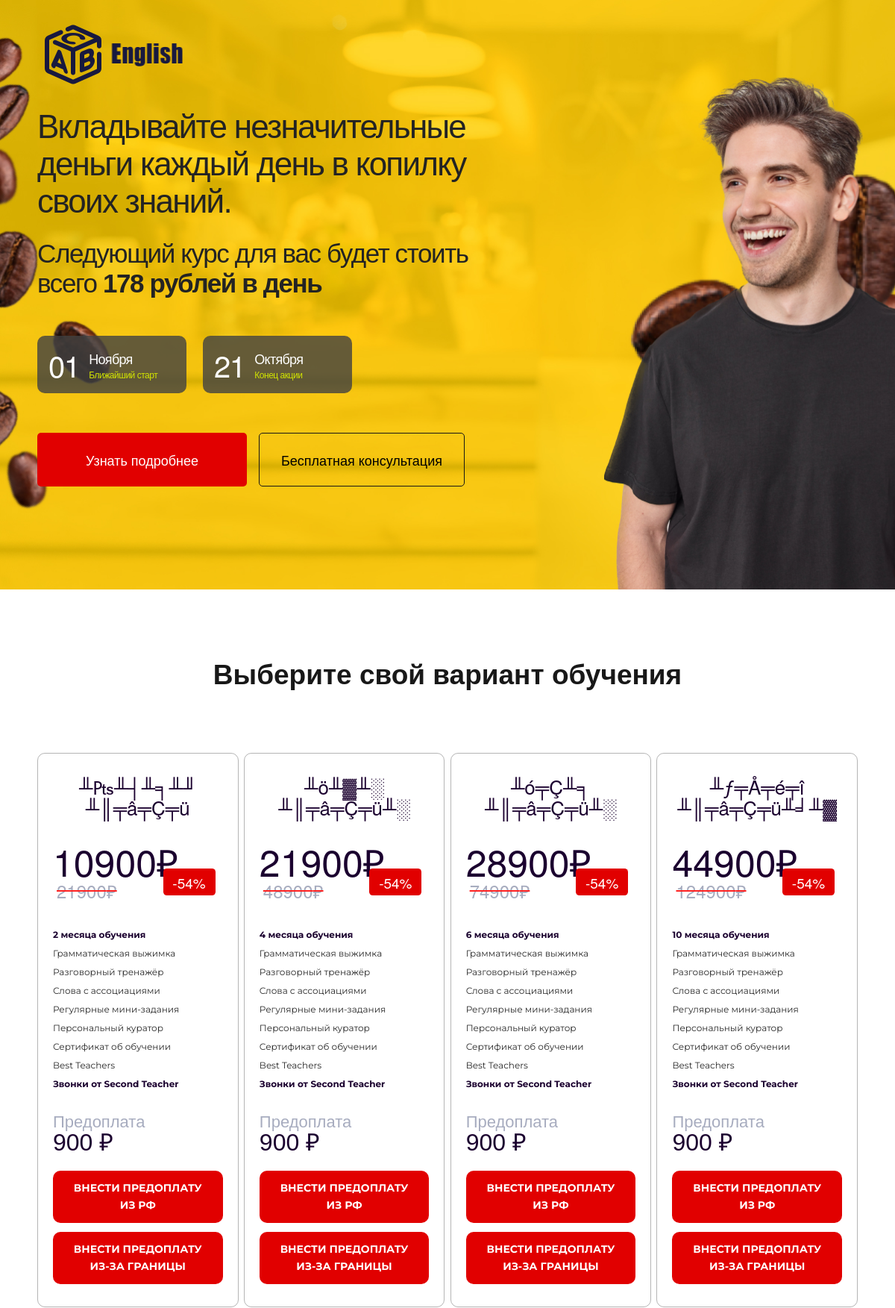
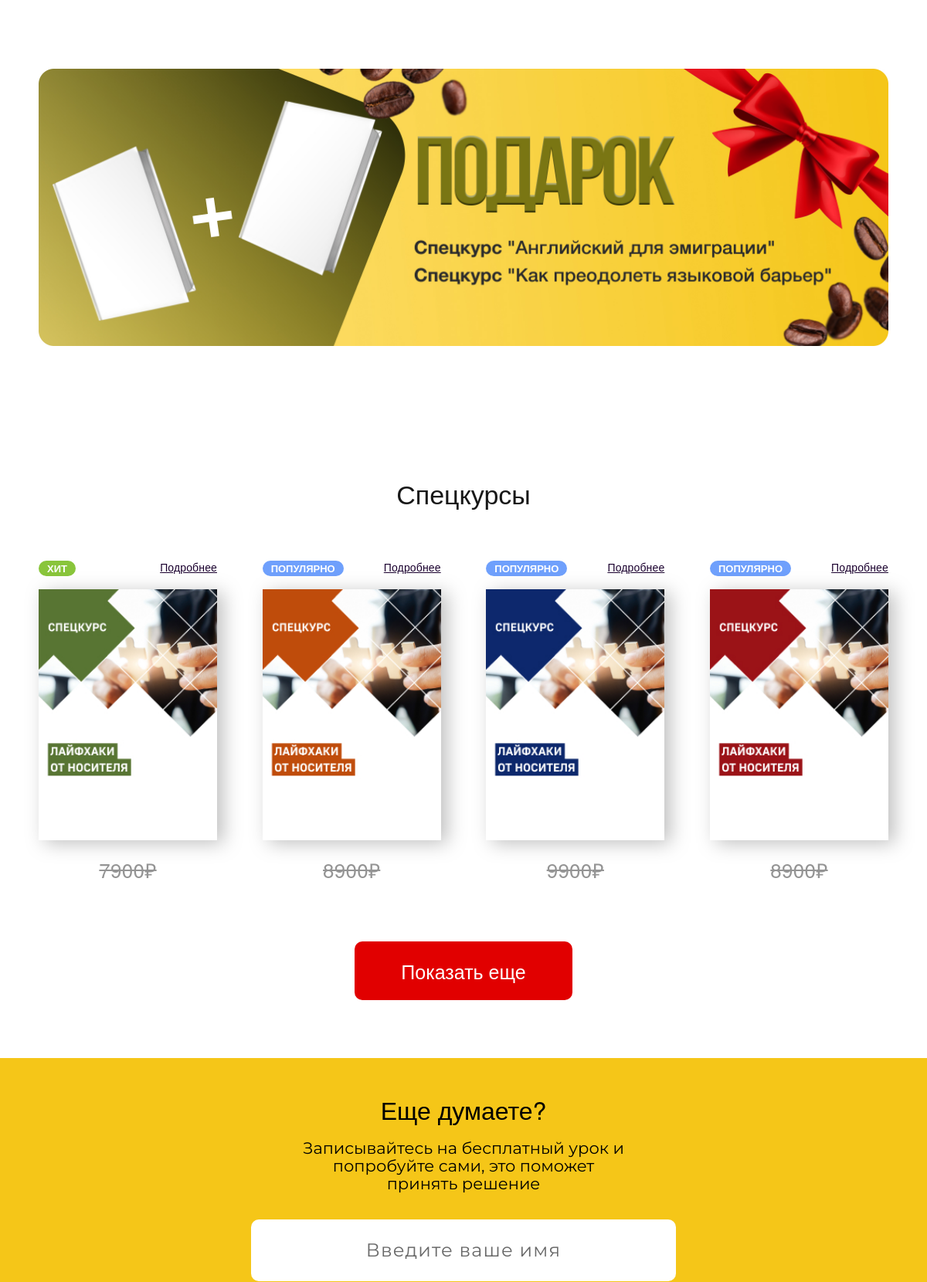
The page / (upper part) on the database its author committed (2 pictures, top to bottom).
### tables this page shows
CREATE TABLE `promo_prices` (
  `id` int NOT NULL AUTO_INCREMENT,
  `promo_id` varchar(45) DEFAULT NULL,
  `order` int DEFAULT NULL,
  `title` varchar(45) DEFAULT NULL,
  `price` int DEFAULT NULL,
  `oldprice` int DEFAULT NULL,
  `months` int DEFAULT NULL,
  `prepay` int DEFAULT NULL,
  `link_ru` varchar(255) DEFAULT NULL,
  `link_en` varchar(255) DEFAULT NULL,
  PRIMARY KEY (`id`)
);

CREATE TABLE `courses` (
  `id` int NOT NULL AUTO_INCREMENT,
  `name` varchar(45) DEFAULT NULL,
  `price` int DEFAULT NULL,
  `description` varchar(255) DEFAULT NULL,
  `label` varchar(10) DEFAULT NULL,
  PRIMARY KEY (`id`)
);

### Classes/Loader.php (called while the page is built)
<?php
class Loader
{
    private $controller;
    private $action;
    private $request;
    public function __construct($request)
    {
        $this->request = $request;
        if($this->request['controller'] == ''){
            $this->controller = 'home';
        } else {
            $this->controller = $this->request['controller'];
        }
        if($this->request['action'] == ''){
            $this->action = 'index';
        } else {
            $this->action = $this->request['action'];
        }
    }
    public function createController()
    {
        if(class_exists($this->controller)){
            $parents = class_parents($this->controller);
            if(in_array("Controller", $parents)){
                if(method_exists($this->controller, $this->action)){
                    return new $this->controller($this->action, $this->request);
                } else {
                    echo '<h1>Method does not exist</h1>';
                    return;
                }
            } else {
                echo '<h1>Base controller not found</h1>';
                return;
            }
        } else {
            echo '<h1>Controller class does not exist</h1>';
            return;
        }
    }
}

### Controller/HomeController.php (called while the page is built)
<?php
class Home extends Controller
{
    protected function Index(): void
    {
        $viewModel = new HomeModel();
        $this->returnView($viewModel->Index(), true);
    }
}

### View/Home/index.php (called while the page is built, shortened)
<?php
require 'view/' . get_class($this) . '/template-parts/header-banner.php';
require 'view/' . get_class($this) . '/template-parts/price-list.php';
require 'view/' . get_class($this) . '/template-parts/gift.php';
require 'view/' . get_class($this) . '/template-parts/special-courses.php';
require 'view/' . get_class($this) . '/template-parts/still-thinking.php';

### Classes/Model.php (called while the page is built, shortened)
<?php
abstract class Model
{
    protected PDO $dbh;
    protected $stmt;
    public function __construct(){
        $this->dbh = new PDO("mysql:host=" . DB_HOST . ";dbname=" . DB_NAME, DB_USER, DB_PASS);
    }
    public function query($query): void
    {
        $this->stmt = $this->dbh->prepare($query);
    }
    public function execute(): void
    {
        $this->stmt->execute();
    }
    public function resultSet(): mixed
    {
        $this->execute();
        return $this->stmt->fetchAll(PDO::FETCH_ASSOC);
    }
}

### View/Home/template-parts/special-courses.php (the view, shortened to what this page needs)
<section class="special-courses">
    <div class="main-container">
        <div class="title-section">
            <h3>Спецкурсы</h3>
        </div>
        <div class="courses">
            <?php
                $sql = 'select * from courses';
                $model = new HomeModel();
                $model->query($sql);
                $courses = $model->resultSet();
                $labels = [
                    'new' => [
                        'name' => 'НОВИНКА',
                        'color' => '#EA506D'
                    ],
                    'hit' => [
                        'name' => 'ХИТ',
                        'color' => '#89C53B'
                    ],
                    'popular' => [
                        'name' => 'ПОПУЛЯРНО',
                        'color' => '#6FA0FC'
                    ],
                ];
                foreach ($courses as $row) { ?>
                    <div class="course-item">
                        <div class="course-top">
                            <span class="course-label" style="background-color: <?= $labels[$row['label']]['color'] ?? '' ?>"><?= $labels[$row['label']]['name'] ?? '' ?></span>
                            <span class="more">Подробнее</span>
                        </div>
                        <div class="course-item-image">
                            <img src="/View/assets/images/course-<?= $row['id'] ?>.jpg" alt="">
                        </div>
                        <div class="course-price">
                            <span><?= $row['price'] ?>₽</span>
                        </div>
                    </div>
                <?php }
            ?>
        </div>
        <div class="more-courses">
            <button>Показать еще</button>
        </div>
    </div>
</section>

### index.php (shortened to what this page needs)
<?php
require('Classes/Loader.php');
require('Classes/Controller.php');
require('Classes/Model.php');
require('Controller/HomeController.php');
$loader = new Loader($_GET);
$controller = $loader->createController();
if($controller){
    $controller->executeAction();
}

### Classes/Controller.php (shortened to what this page needs)
<?php
abstract class Controller
{
    protected $action;
    public function __construct($action, $request)
    {
        $this->action = $action;
    }
    public function executeAction(): mixed
    {
        return $this->{$this->action}();
    }
    protected function returnView($viewModel,bool $fullView): void
    {
        $view = 'view/' . get_class($this) . '/' . $this->action . '.php';
        if($fullView){
            require('View/main.php');
        } else {
            require($view);
        }
    }
}

### View/main.php (shortened to what this page needs)
<!DOCTYPE html>
<html>
<head>
    <link rel="stylesheet" href="/View/assets/scss/style.css?ver=1.0">
</head>
<body>
<main role="main" class="container-fluid">
    <div class="row">
        <?php require($view); ?>
    </div>
</main>
</body>
</html>

### View/Home/template-parts/header-banner.php
<section class="header-banner">
    <div class="main-container">
        <div class="logo">
            <img src="/view/assets/images/logo.png" alt="Logo">
        </div>
        <div class="header-left-section">
            <div class="description">
                <p class="long-description">Вкладывайте незначительные деньги каждый день в копилку своих знаний.</p>
                <p class="short-description">
                    Следующий курс для вас будет стоить всего
                    <b>178 рублей в день</b>
                </p>
            </div>
            <div class="header-buttons">
                <div class="button-item">
                    <span class="day">01</span>
                    <div class="button-right">
                        <span class="top-text">Ноября</span>
                        <span class="bottom-text">Ближайший старт</span>
                    </div>
                </div>
                <div class="button-item">
                    <span class="day">21</span>
                    <div class="button-right">
                        <span class="top-text">Октября</span>
                        <span class="bottom-text">Конец акции</span>
                    </div>
                </div>
            </div>
            <div class="header-bottom-buttons">
                <div class="learn-more">
                    <a href="#price-list">Узнать подробнее</a>
                </div>
                <div class="free-consultation">
                    <span>Бесплатная консультация</span>
                </div>
            </div>
        </div>
    </div>
</section>

### View/Home/template-parts/price-list.php
<section class="price-list">
    <div class="main-container">
        <div class="title-section">
            <h2>Выберите свой вариант обучения</h2>
        </div>
        <div class="prices">
            <?php
                $sql = 'select * from promo_prices order by `order`';
                $model = new HomeModel();
                $model->query($sql);
                $prices = $model->resultSet();
                foreach ($prices as $row) {
                    $percent = '54%';
                    ?>
                    <div class="price-item">
                        <p class="price-title"><?= $row['title'] ?></p>
                        <div class="price-section">
                            <span class="price"><?= $row['price'] ?>₽</span>
                            <span class="old-price"><?= $row['oldprice'] ?>₽</span>
                            <span class="percent">-<?= $percent ?></span>
                        </div>
                        <div class="price-description">
                            <b><?= $row['months'] ?> месяца обучения</b>
                            <span>Грамматическая выжимка</span>
                            <span>Разговорный тренажёр</span>
                            <span>Слова с ассоциациями</span>
                            <span>Регулярные мини-задания</span>
                            <span>Персональный куратор</span>
                            <span>Сертификат об обучении</span>
                            <span>Best Teachers</span>
                            <b>Звонки от Second Teacher</b>
                        </div>
                        <div class="prepayment">
                            <p class="prepayment-title">Предоплата</p>
                            <p class="prepayment-price"><?= $row['prepay'] ?> <span class="currency">₽</span></p>
                        </div>
                        <div class="price-buttons">
                            <a href="<?= $row['link_ru'] ?>">
                                <button class="button-rf">внести предоплату из рф</button>
                            </a>
                            <a href="<?= $row['link_en'] ?>">
                                <button class="button-abroad">внести предоплату из-за границы</button>
                            </a>
                        </div>
                    </div>
            <?php } ?>
        </div>
    </div>
</section>

### View/Home/template-parts/gift.php
<section class="gift">
    <div class="main-container">
        <img class="gift-img" src="/View/assets/images/gift.jpg">
    </div>
</section>

### View/Home/template-parts/still-thinking.php (shortened to what this page needs)
<section class="form">
    <div class="form-heading">
        <h2>Еще думаете?</h2>
        <p>
            Записывайтесь на бесплатный урок и
            <br> попробуйте сами, это поможет
            <br> принять решение
        </p>
    </div>
    <div class="form-layout">
        <form id="dataForm" action="/index.php?action=submitForm" method="post">
            <input type="text" id="name" name="name" placeholder="Введите ваше имя" required>
        </form>
    </div>
</section>

### rows shown on the page
promo_prices: title "╨₧╨┤╨╕╨╜ ╨║╤â╤Ç╤ü", price "10900", oldprice "21900", percent "54%", months "2", prepay "900"
promo_prices: title "╨ö╨▓╨░ ╨║╤â╤Ç╤ü╨░", price "21900", oldprice "48900", percent "54%", months "4", prepay "900"
promo_prices: title "╨ó╤Ç╨╕ ╨║╤â╤Ç╤ü╨░", price "28900", oldprice "74900", percent "54%", months "6", prepay "900"
promo_prices: title "╨ƒ╤Å╤é╤î ╨║╤â╤Ç╤ü╨╛╨▓", price "44900", oldprice "124900", percent "54%", months "10", prepay "900"
courses: label "ХИТ", shows a picture, price "7900"
courses: label "ПОПУЛЯРНО", shows a picture, price "8900"
courses: label "ПОПУЛЯРНО", shows a picture, price "9900"
courses: label "ПОПУЛЯРНО", shows a picture, price "8900"
